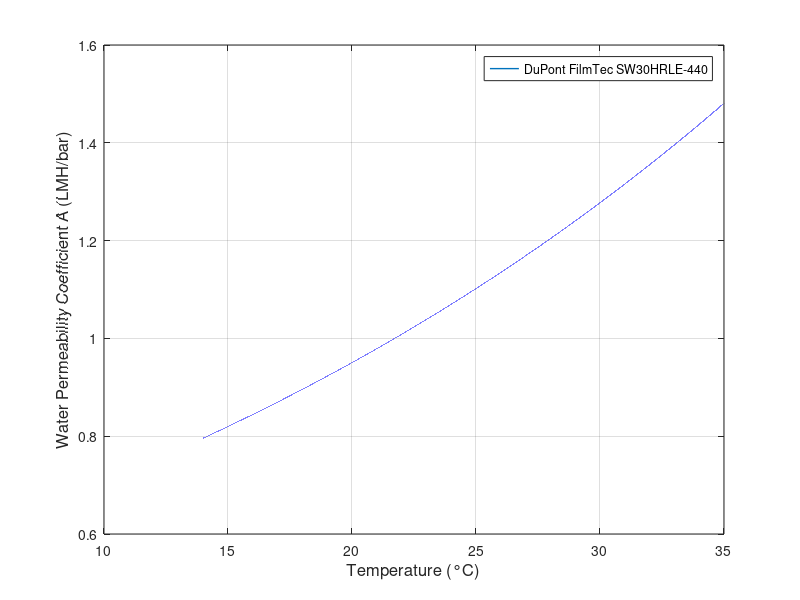

Write the MATLAB code that produced this figure.
load('membrane_params.mat', 'A', 'B', 'A_LMH','B_LMH');
T_list = 14:0.0001:35;               % Temperature range [C]
A_list = zeros(1,length(T_list));
A_list_LMH = zeros(1,length(T_list));

for i=1:length(T_list)
    T_c = T_list(i);
    A_temp_LMH = A_LMH*1.03^(T_c - 25);  % Temperature correction for A [LMH/bar]
    A_list_LMH(i) = A_temp_LMH;
    A_temp = A*1.03^(T_c - 25);  % Temperature correction for A [LMH/bar]
    A_list(i) = A_temp;
end
figure;
plot(T_list, A_list_LMH, 'LineWidth', 1);

xlabel('Temperature (°C)', 'FontSize', 12);
ylabel('Water Permeability Coefficient A (LMH/bar)', 'FontSize', 12);
legend('DuPont FilmTec SW30HRLE-440', 'Location', 'best');
grid on;
